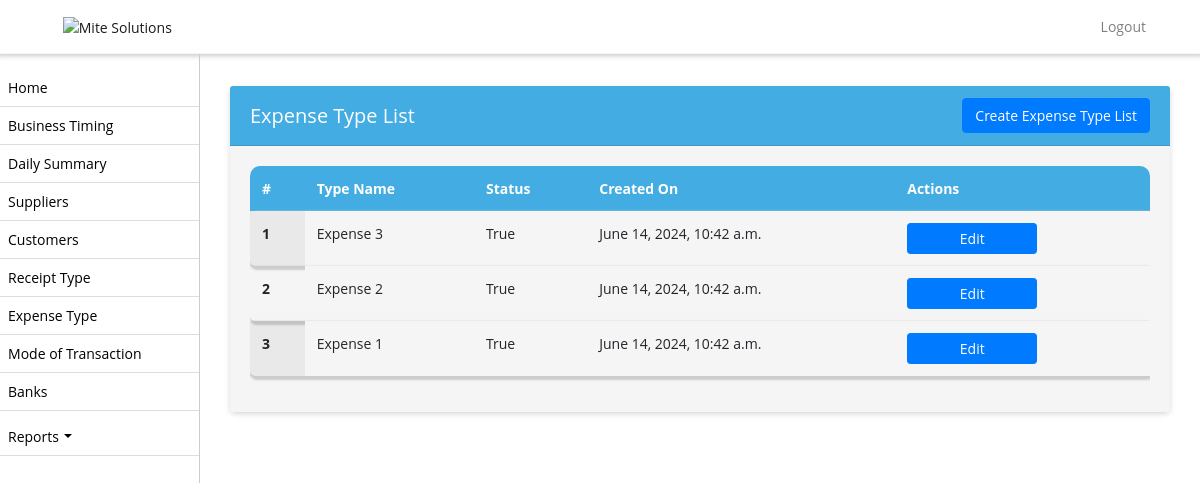
The page /expense-type/ (signed in) on the database its author committed.
### biztrackapp/models.py (models this page shows, shortened)
class ExpenseType(models.Model):
    name = models.CharField(max_length=255)
    business_profile = models.CharField(max_length=255, null=True)
    status = models.BooleanField(default=False)
    created_on = models.DateTimeField(auto_now_add=True, null=True)

### biztrackapp/views.py (the view)
# urls.py: path('expense-type/', ExpenseTypeListView.as_view(), name='expense_type_list'),
class ExpenseTypeListView(ListView):
    model = ExpenseType
    template_name = 'expense_type_list.html'
    def get_queryset(self):
        shop_admin = get_object_or_404(ShopAdmin, user=self.request.user)
        shop = shop_admin.shop
        business_profile = get_object_or_404(BusinessProfile, name=shop.name)
        return ExpenseType.objects.filter(business_profile=business_profile.id).order_by('-created_on')

### biztrackapp/templates/expense_type_list.html (shortened to what this page needs)
{% extends 'base.html' %}
{% block content %}
<div class="container">
  <div class="card">
    <div class="card-header d-flex justify-content-between align-items-center">
      <h5 class="mb-0">Expense Type List</h5>
      <a href="{% url 'create_expense_type' %}" class="btn btn-primary float-right">Create Expense Type List</a>
  </div>
    <div class="card-body">
      <div class="table-responsive">
        <table  class="table table-bordered table-striped nowrap"  style="width: 100%;">
    <thead>
      <tr>
        <th scope="col">#</th>
        <th scope="col">Type Name</th>
        <th scope="col">Status</th>
        <th scope="col">Created On</th>
        <th scope="col">Actions</th>
      </tr>
    </thead>
    <tbody>
      {% for expense_type in object_list %}
        <tr>
          <th scope="row">{{ forloop.counter }}</th>
          <td>{{ expense_type.name }}</td>
          <td>{{ expense_type.status }}</td>
          <td>{{ expense_type.created_on }}</td>
          <td>
            <a href="{% url 'edit_expense_type' expense_type.id %}" class="btn btn-primary btn-sm">Edit</a>
          </td>
        </tr>
      {% endfor %}
    </tbody>
  </table>
</div>
</div>
</div>
</div>
{% endblock %}

### biztrackapp/templates/base.html (style rules this page uses)
.table-bordered td, .table-bordered th { border: transparent !important; }
.btn { min-width: 130px !important; }
.table-bordered>:not(caption)>* { border-width: 0px !important; box-shadow: 2px 2px 2px 2px #ccc; border-radius:5px; }
body, p, h1, h2, h3, h4, h5, h6, a, li, label, input, div, span, small { font-family: "Open Sans", sans-serif !important; }
body, p, a, li, li>a { font-size:14px !important; }
body { padding-top: 56px; background-color: #ffffff !important; }
table thead th { vertical-align: bottom; border-bottom: 2px solid #dee2e6; background-color: #42ace3 !important; color: #fff !important; }
tbody { border-bottom: 0px !important; background-color: #f5f5f5 !important; }
tbody>tr>td { background-color: #f5f5f5 !important; }
table { border:1px !important; }
div>.table-responsive, table, table>thead { border-radius: 10px !important; }
.card { border:0px !important; margin-top:15px; margin-bottom:15px; box-shadow: 0px 2px 6px -1px #ccc; }
.card-body { background-color: #f5f5f5 !important; }
.card-header { background-color: #42ace3 !important; color:#fff !important; }
.card-header>a, .card-header>h5 { color:#fff !important; }
a { text-decoration: none !important; }
.btn-primary { --bs-btn-color: #fff; --bs-btn-bg: #3280cc; --bs-btn-border-color: #3280cc; --bs-btn-hover-color: #000; --bs-btn-hover-bg: #1d5c96; --bs-btn-hover-border-color: #3280cc; --bs-btn-focus-shadow-rgb: 0, 155, 132; --bs-btn-active-color: #000; --bs-btn-active-bg: #33c5af; --bs-btn-active-border-color: #3280cc; --bs-btn-active-shadow: inset 0 3px 5px rgba(0, 0, 0, 0.125); --bs-btn-disabled-color: #000; --bs-btn-disabled-bg: #3280cc; --bs-btn-disabled-border-color: #3280cc; }

### rows shown on the page
ExpenseType: name "Expense 3", status "True", created_on "June 14, 2024, 10:42 a.m."
ExpenseType: name "Expense 2", status "True", created_on "June 14, 2024, 10:42 a.m."
ExpenseType: name "Expense 1", status "True", created_on "June 14, 2024, 10:42 a.m."
